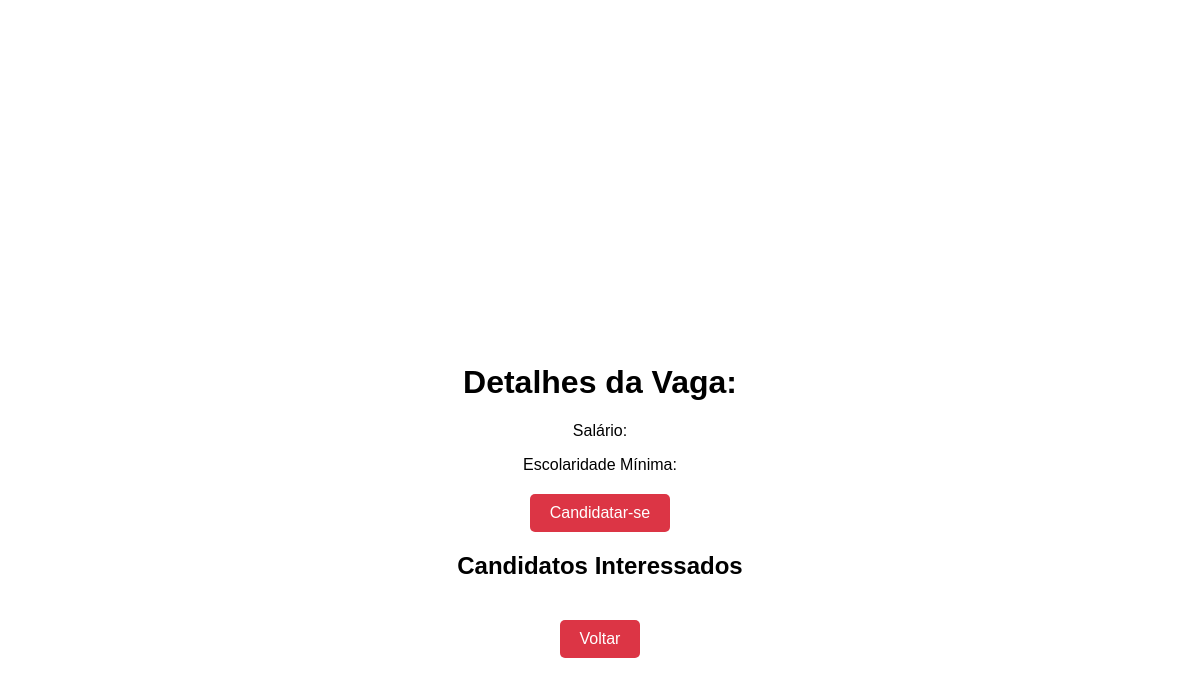
The app's page /home/detalhes_vaga/31 (signed in), older data.
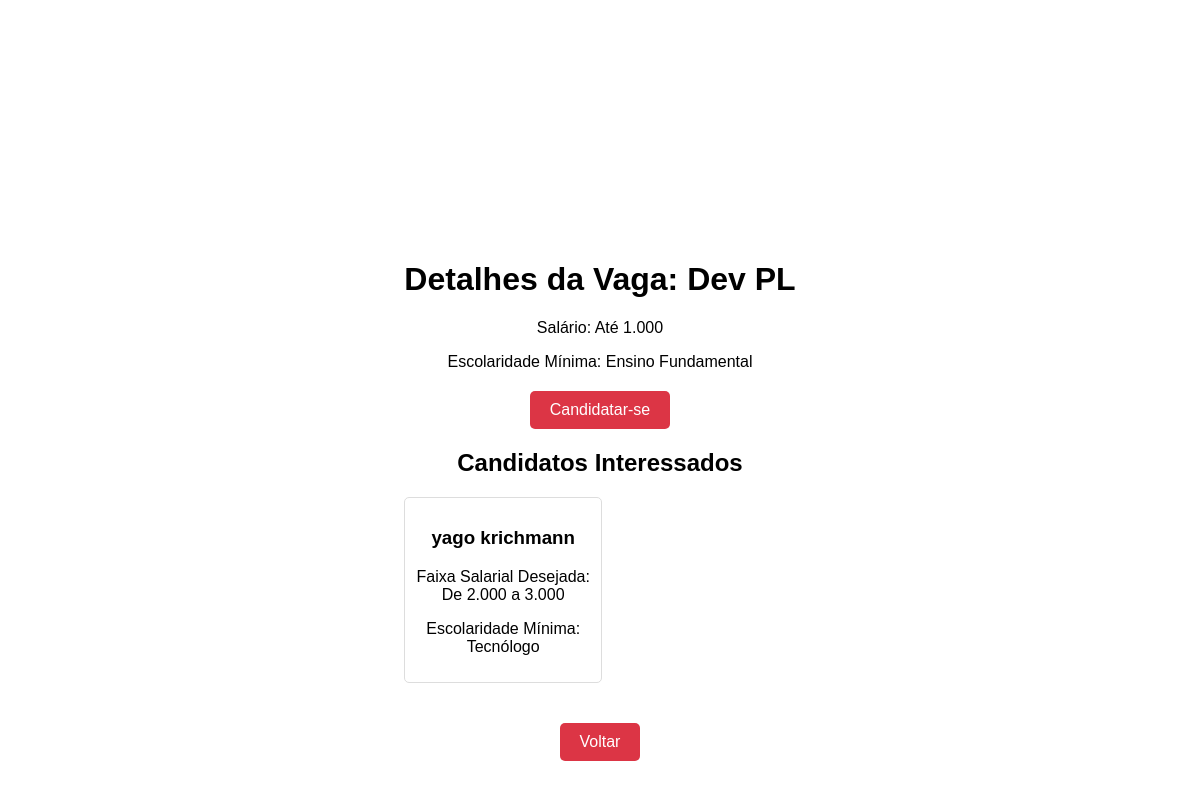
The same page, newer data.
### app_vagas/models.py (models this page shows, shortened)
class Vagas(models.Model):
    nome = models.CharField(max_length=100)
    faixa_salarial = models.IntegerField(choices=FAIXA_SALARIAL_CHOICES)
    escolaridade_minima = models.IntegerField(choices=ESCOLARIDADE_CHOICES)
    requisitos = models.TextField()
    empresa = models.ForeignKey(Empresa, related_name="vagas", on_delete=models.CASCADE)
    data_criacao = models.DateField(auto_now_add=True)

class Candidato(models.Model):
    user = models.OneToOneField(User, on_delete=models.CASCADE)
    nome_candidato = models.CharField(max_length=100)
    faixa_salarial = models.IntegerField(choices=FAIXA_SALARIAL_CHOICES)
    escolaridade_minima = models.IntegerField(choices=ESCOLARIDADE_CHOICES)

### app_vagas/views.py (the view)
# urls.py: path("detalhes_vaga/<int:vaga_id>", views.detalhes_vaga, name="detalhes_vaga"),
def detalhes_vaga(request, vaga_id):
    vaga = Vagas.objects.filter(id=vaga_id).first()
    candidatos = Candidato.objects.filter(vagas_aplicadas__vaga_id=vaga_id).all()
    context = {"vaga": vaga, "candidatos": candidatos}
    if request.user.is_authenticated:
        return render(request, "detalhes_vaga.html", context)
    else:
        context[
            "mensagem"
        ] = "Você deve estar logado pra visualizar os detalhes das vagas"
        return render(request, "vagas.html", context)

### projeto_vagas/templates/detalhes_vaga.html (shortened to what this page needs)
<!DOCTYPE html>
{%load static%}
<html>
<head>
    <link rel="stylesheet" type="text/css" href="{% static 'css/detalhes_vaga.css' %}">
</head>
<body>
    <div class="container">
        <h1>Detalhes da Vaga: {{ vaga.nome }}</h1>
        <p>Salário: {{ vaga.get_faixa_salarial_display }}</p>
        <p>Escolaridade Mínima: {{ vaga.get_escolaridade_minima_display}}</p>
        <div class="aplica_vaga">
        <a href="{% url 'aplica_vaga' vaga.id %}">
            <button>Candidatar-se</button>
        </a>
        </div>
        <h2>Candidatos Interessados</h2>
        <div class="candidatos">
            {% for candidato in candidatos %}
            <div class="candidato">
                <h3>{{ candidato.nome_candidato }}</h3>
                <p>Faixa Salarial Desejada: {{ candidato.get_faixa_salarial_display }}</p>
                <p>Escolaridade Mínima: {{ candidato.get_escolaridade_minima_display }}</p>
            </div>
            {% endfor %}
        </div>
        <a href="{% url 'vagas' %}">
            <button>Voltar</button>
        </a>
    </div>
</body>
</html>

Row changes from the older to the newer data that the page shows:
added Vagas: nome "Dev PL", faixa_salarial "Até 1.000", escolaridade_minima "Ensino Fundamental"
now on this page (row unchanged): Candidato: nome_candidato "yago krichmann", faixa_salarial "De 2.000 a 3.000", escolaridade_minima "Tecnólogo"
